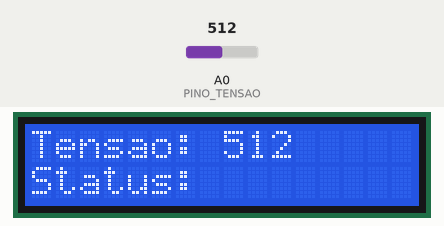
Recording of a sketch running on a simulated Arduino Uno, built with avr-gcc and run on an emulated ATmega328P. Shown: 16×2 character LCD. Inputs (shaded band) come from the test bench; at power-on: A0 (PINO_TENSAO) = 512.

Above: at 1.2 s.
1.3 s: A0 (PINO_TENSAO) set to 716
At 3.4 s:
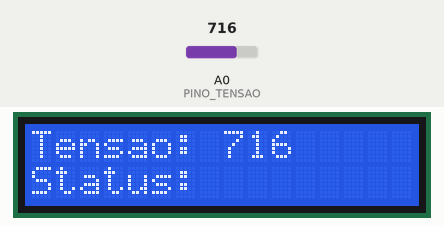
4.0 s: A0 (PINO_TENSAO) set to 900
At 4.6 s:
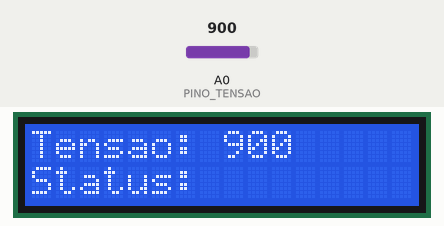
6.7 s: A0 (PINO_TENSAO) set to 1023
At 9.4 s:
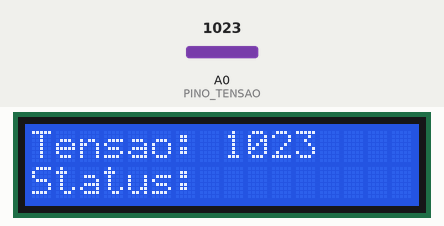
Timing chart, 0 to 10.9 s (numbered marks = the images above; inputs shaded):
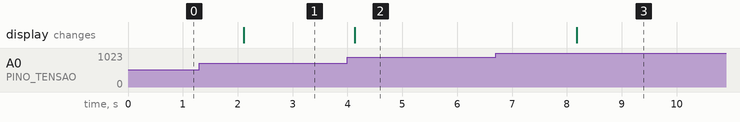

The sketch:

Exercicio_4.ino
```cpp
/********************************************************************
 * Checkpoint 02 - Soluções em Energias Renováveis e Sustentáveis
 * Curso: 1CCPF, 1CCPG, 1CCPO, 1CCR, 1CCA
 * Autor: André Tritiack
 * Data: 05/2025
 * Descrição: Monitoramento com LCD I2C
 ********************************************************************/

#include <Wire.h>
#include <Adafruit_LiquidCrystal.h>

Adafruit_LiquidCrystal lcd(0);
#define PINO_TENSAO A0

void setup() {
  Serial.begin(9600);
  lcd.begin(16, 2);
  lcd.setBacklight(HIGH);
}

void loop() {
  int tensao = analogRead(PINO_TENSAO);

  lcd.clear();
  lcd.setCursor(0, 0);
  lcd.print("Tensao: ");
  lcd.setCursor(8, 0);
  lcd.print(tensao);

  lcd.setCursor(0, 1);
  lcd.print("Status: ");

  delay(2000);
}
```

Measured:
- after the input at 1.3 s, the display: changes after 0.81 s (image 1)
- after the input at 4.0 s, the display: changes after 0.13 s (image 2)
- after the input at 6.7 s, the display: changes after 1.5 s (image 3)
